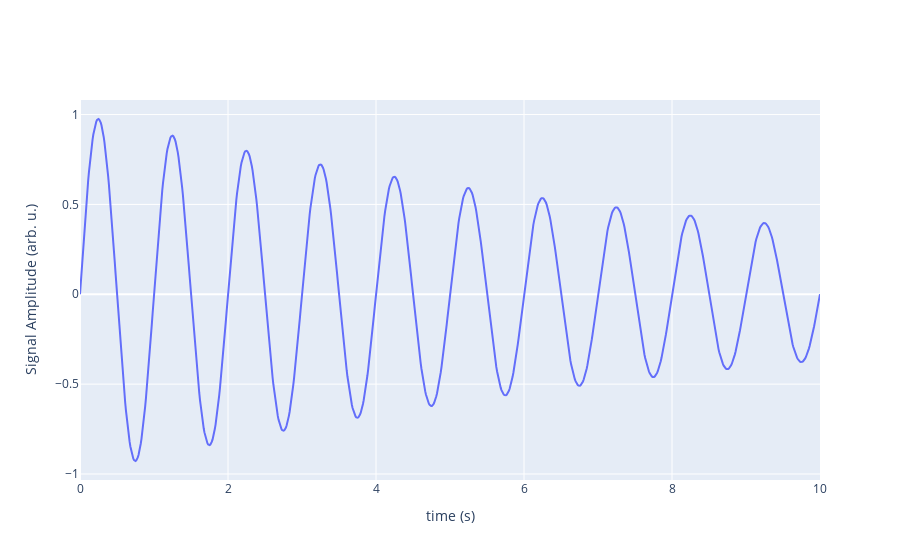

This figure's notebook cell:
### Code cell
from fit_error_dampened_sine_wave.math_functions import damp_sine_wave


x_samp = np.linspace(0, 10, 1000)
y_samp = damp_sine_wave(x_samp, frequency=1, damping_rate=0.1, phase=0)


fig = go.Figure().update_layout(width=900)

fig.add_trace(go.Scatter(name="fun", mode="lines", x=x_samp, y=y_samp))
fig.update_layout(
    xaxis_title="time (s)",
    yaxis_title="Signal Amplitude (arb. u.)",
)
fig.show()

### Figure 1 — Plotly figure (JSON) as saved in the notebook; plotly's stock layout.template omitted (floating-point values rounded to 4 significant figures; data arrays with more than 128 entries replaced by an {"elided": "..."} marker saying what was removed)
{"data": [{"mode": "lines", "name": "fun", "type": "scatter", "x": {"elided": "1000 float values"}, "y": {"elided": "1000 float values"}}], "layout": {"width": 900, "xaxis": {"title": {"text": "time (s)"}}, "yaxis": {"title": {"text": "Signal Amplitude (arb. u.)"}}}}
